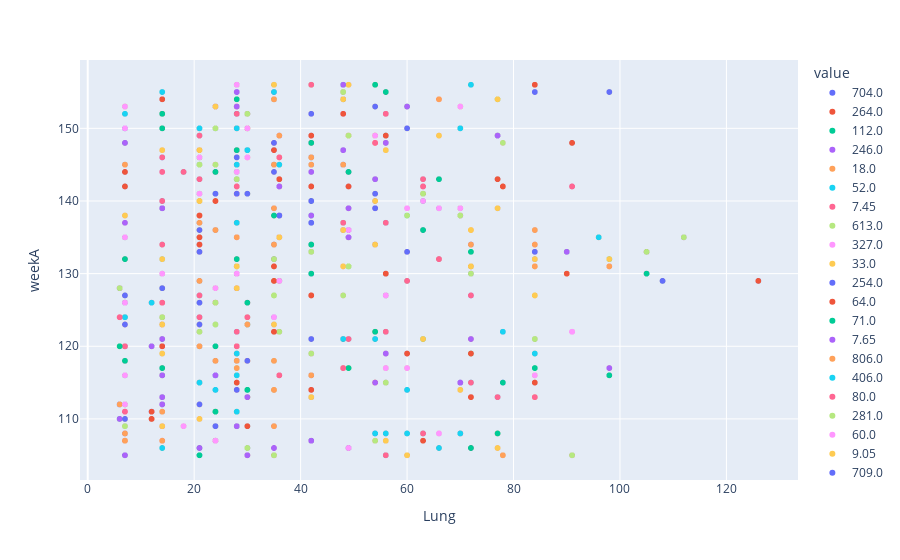

Here is the notebook cell this chart was saved with:
### Code cell
px.scatter(data_frame=EE[EE['year']==2019], x='Lung', y='weekA',color='value')
